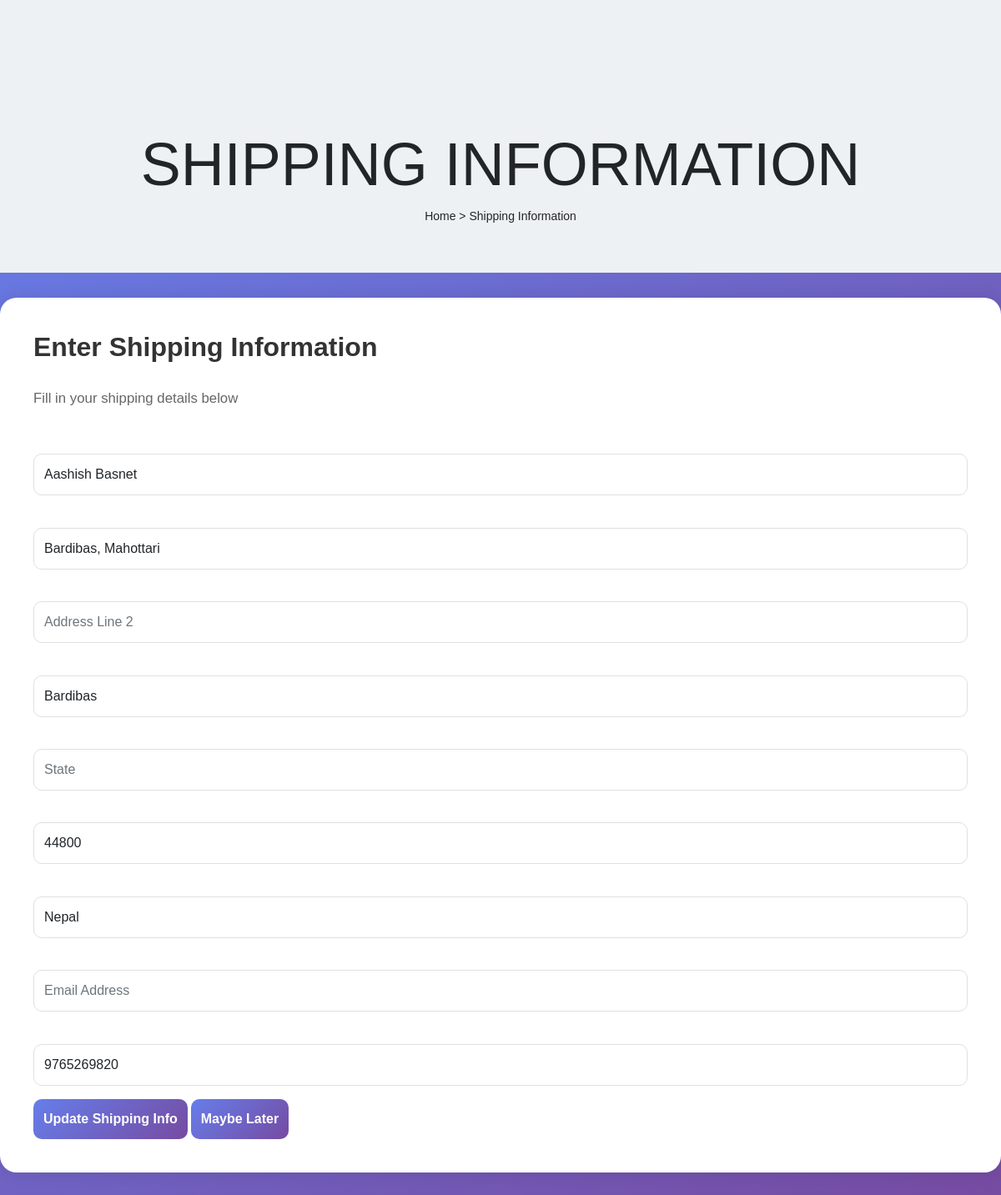
/update-info/ (signed in), run on an earlier commit of the app's database.
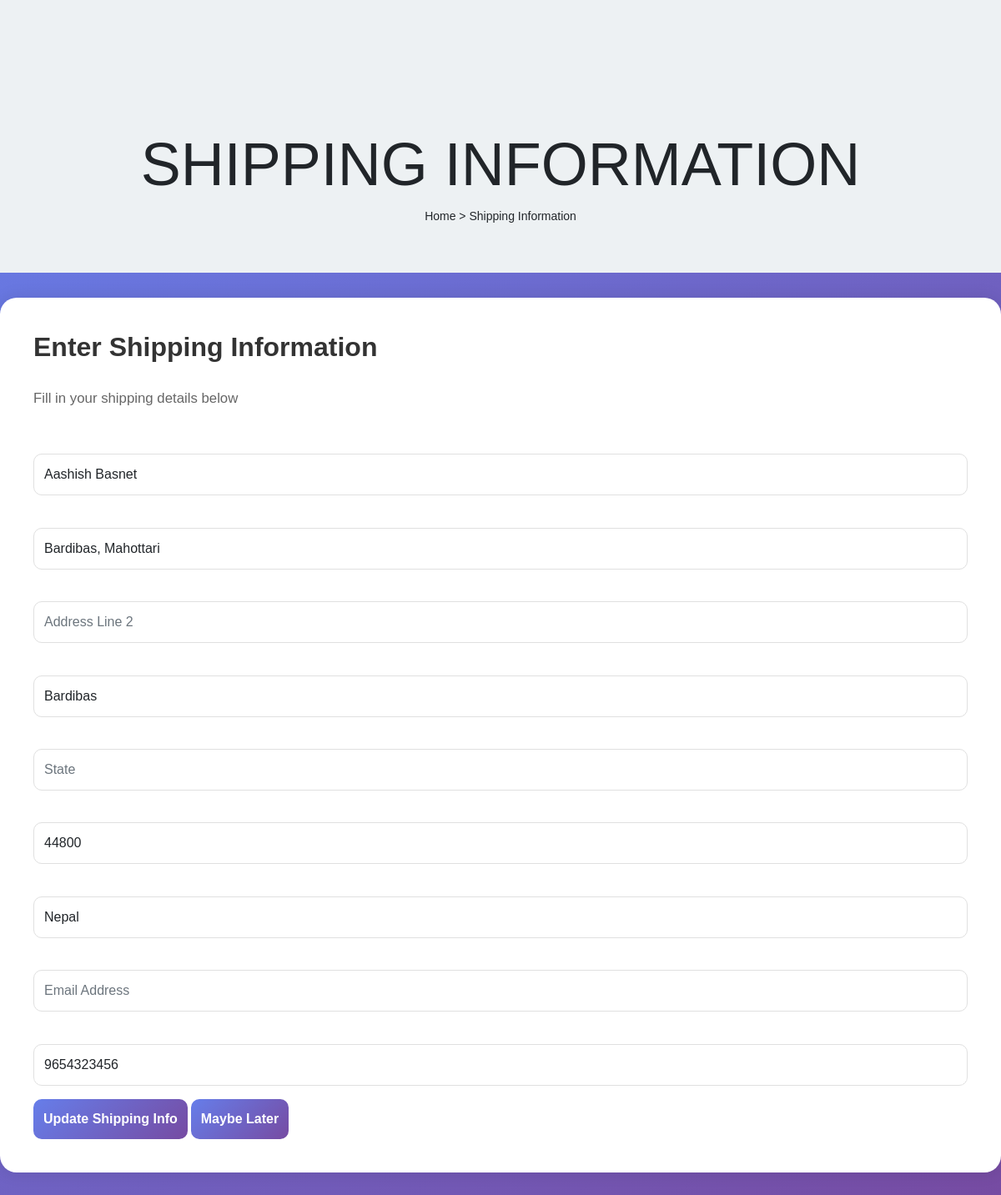
And on a later commit of the database.
### payment/models.py (models this page shows, shortened)
class ShippingAddress(models.Model):
    user = models.ForeignKey(
        User, on_delete=models.CASCADE, null=True, blank=True)
    shipping_full_name = models.CharField(max_length=255)
    shipping_address1 = models.CharField(max_length=255)
    shipping_address2 = models.CharField(max_length=255, null=True, blank=True)
    shipping_city = models.CharField(max_length=255)
    shipping_state = models.CharField(max_length=255, null=True, blank=True)
    shipping_zipcode = models.CharField(max_length=255, null=True, blank=True)
    shipping_country = models.CharField(max_length=255)
    shipping_email = models.EmailField(max_length=255, null=True, blank=True)
    shipping_phone = models.CharField(max_length=10, null=True, blank=True, validators=[
        RegexValidator(
            regex=r'^\d{10}$',
            message="Phone number must be exactly 10 digits."
        )])
    class Meta:
        verbose_name_plural = "Shipping Address"

### Home/views.py (the view)
# urls.py: path("update-info/", views.UpdateUserInfoView, name='update-info'),
def UpdateUserInfoView(request):
    if request.user.is_authenticated:
        current_user = Profile.objects.get(user__id=request.user.id)
        shipping_user = ShippingAddress.objects.get(user__id=request.user.id)
        form = UserInfoForm(request.POST or None, instance=current_user)
        shipping_form = ShippingForm(
            request.POST or None, instance=shipping_user)
        if form.is_valid() and shipping_form.is_valid():
            form.save()
            shipping_form.save()
            messages.success(request, "Your Info has been updated")
            return redirect('home')
        return render(request, "Home/update_user_info_template.html", {
            'form': form,
            'shipping_form': shipping_form})
    else:
        messages.warning(request, "You must be logged in to access the page")
        return redirect('home')

### cart/context_processors.py (called while the page is built)
def cart (request):
    return{
        'cart':Cart(request)
    }

### Home/templates/Home/update_user_info_template.html (shortened to what this page needs)
{% extends 'index.html' %}
{% load widget_tweaks %}
{% load static %}
{% block content %}
  <section class="hero-section position-relative bg-light-blue padding-medium">
    <div class="hero-content">
      <div class="container">
        <div class="row">
          <div class="text-center padding-large no-padding-bottom">
            <h1 class="display-2 text-uppercase text-dark">Shipping Information</h1>
            <div class="breadcrumbs">
              <span class="item"><a href="{% url 'home' %}">Home ></a></span>
              <span class="item">Shipping Information</span>
            </div>
          </div>
        </div>
      </div>
    </div>
  </section>
  <div class="form-wrapper">
    <div class="form-container position-relative">
      <h2 class="signup-title">Enter Shipping Information</h2>
      <p class="signup-subtitle">Fill in your shipping details below</p>
      <form method="POST" action="{% url 'update-info' %}">
        <div class="mb-3">
          {{ shipping_form.shipping_full_name|add_class:'form-control' }}
        </div>
        <div class="mb-3">
          {{ shipping_form.shipping_address1|add_class:'form-control' }}
        </div>
        <div class="mb-3">
          {{ shipping_form.shipping_address2|add_class:'form-control' }}
        </div>
        <div class="mb-3">
          {{ shipping_form.shipping_city|add_class:'form-control' }}
        </div>
        <div class="mb-3">
          {{ shipping_form.shipping_state|add_class:'form-control' }}
        </div>
        <div class="mb-3">
          {{ shipping_form.shipping_zipcode|add_class:'form-control' }}
        </div>
        <div class="mb-3">
          {{ shipping_form.shipping_country|add_class:'form-control' }}
        </div>
        <div class="mb-3">
          {{ shipping_form.shipping_email|add_class:'form-control' }}
        </div>
        <div class="mb-3">
          {{ shipping_form.shipping_phone|add_class:'form-control' }}
        </div>
        <button type="submit" class="btn btn-shipping">Update Shipping Info</button>
        <a href="{% url 'home' %}"><button type="button" class="btn btn-shipping">Maybe Later</button></a>
      </form>
    </div>
  </div>
{% endblock %}

What changed in the data, as far as the page shows it:
changed ShippingAddress "Aashish Basnet": shipping_phone "9765269820" → "9654323456"
